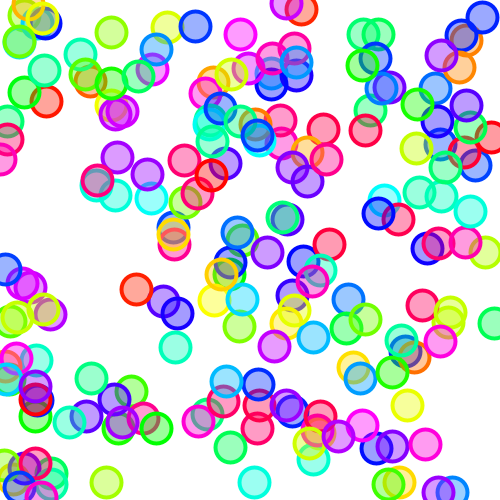
Frame 1 (no input)
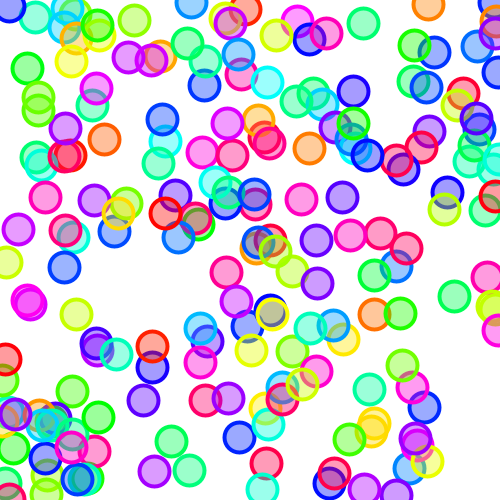
Frame 60 (the mouse pressed at the canvas centre just before this capture)
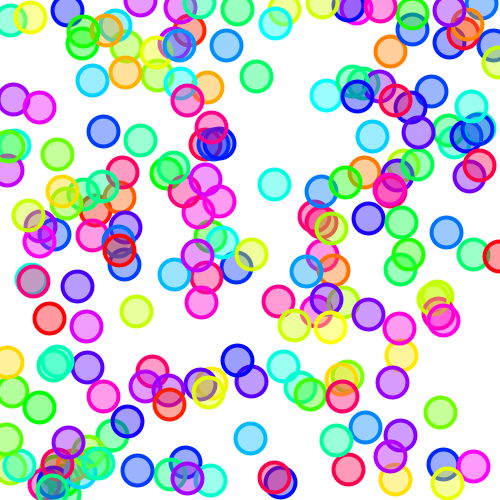
Frame 120 (the mouse held since frame 60 and released just before this capture)

The Processing sketch that drew these frames (run headless with seeded random() and noise(); from frame 60 on, the mouse is pressed at the canvas centre):

// Processing sketch: Bouncing_balls_example
// ── Bouncing_balls_example.pde
Ball[] balls = new Ball[200];
PVector point;

void setup() {
  size(500, 500);
  point = new PVector(width/2,height/2);  //This PVector will be the point the balls interact with
  colorMode(HSB, 360, 100, 100);
  for (int i = 0; i < balls.length; i++) {
    balls[i] = new Ball();
  }
}
void draw() {
  background(0, 0, 100);
  for (int i = 0; i < balls.length; i++) {
    balls[i].display();
    balls[i].move();
    balls[i].edgeBounce();
    balls[i].ballCheck(point);  //call the ballCheck function, telling it to use the "point" PVector
  }
}


// ── ball_class.pde
class Ball {
  PVector loc, vel;
  int d;
  color c;

  Ball() {
    loc = new PVector(random(width), random(height));
    vel = PVector.random2D();
    d = 30;
    c = color(random(360), 100, 100);
  }

  void display() {
    fill(c, 100);
    stroke(c);
    strokeWeight(4);
    ellipse(loc.x, loc.y, d, d);
  }

  void move() {
    loc.add(vel);
  }
  //I made edgeBounce its own method in case I want to add other functionality when the balls hit the edge
  //Having this already pulled into its own function makes it easy to identify when balls hit the edge
  void edgeBounce() {
    if (loc.x > width) {
      vel.x = -abs(vel.x);
    } 
    if (loc.x < 0) {
      vel.x = abs(vel.x);
    }
    if (loc.y > height) {
      vel.y = -abs(vel.y);
    } 
    if (loc.y < 0) {
      vel.y = abs(vel.y);
    }
  }

  //As practice, I'm going to create a method that will indicate when the ball touches some point
  void ballCheck(PVector m) {  //I pass in one argument - a PVector that will be the point I check
    if (loc.dist(m) < d/2) {  //Check to see if the distance between the center of the circle and the PVector I'm checking is less than the radius
      c = color(random(360), 100, 100);  //Change the color randomly
    }
  }
}
